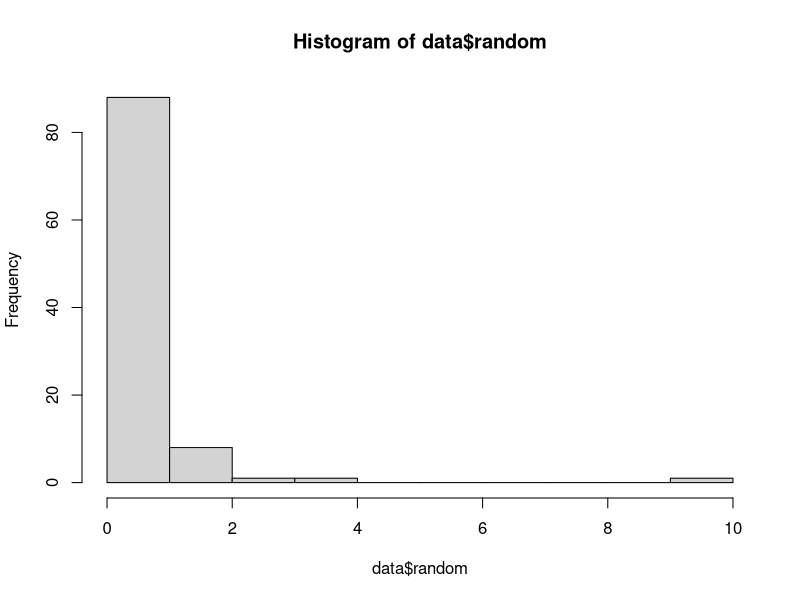
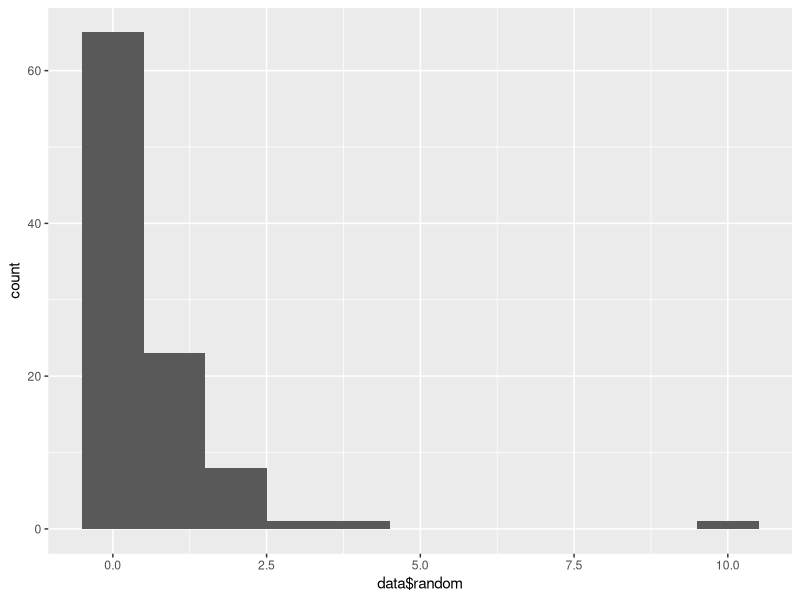

Generate these figures, in order, with R:
## ---- chunk 1
knitr::opts_chunk$set(echo = TRUE)
library(tidyverse)
library(ggplot2)
## ---- chunk 2
data = read.csv("results.csv", header = TRUE, sep = " ")

print(data$random)

hist(data$random)

ggplot(data, aes(data$random)) + geom_histogram() + stat_bin(binwidth = 1, bins = 1)
